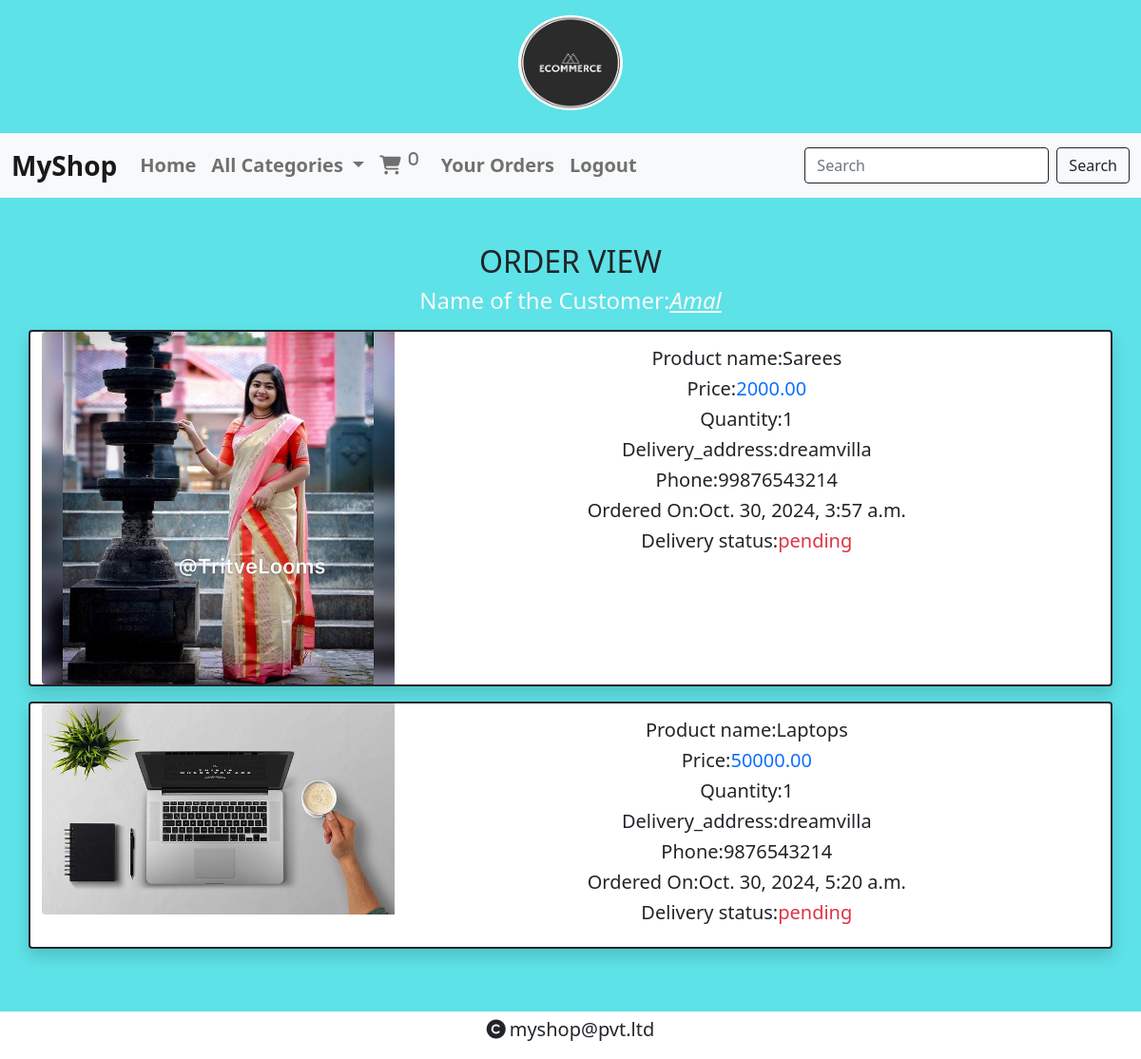
The page /cart/order_view (signed in) on the database its author committed.
### cart/models.py (models this page shows)
class Order_details(models.Model):
    product=models.ForeignKey(Product,on_delete=models.CASCADE)
    user=models.ForeignKey(User,on_delete=models.CASCADE)
    no_of_items=models.IntegerField()
    address=models.TextField()
    phoneno=models.BigIntegerField()
    pin=models.IntegerField()
    order_id=models.CharField(max_length=20,blank=True)
    ordered_date=models.DateTimeField(auto_now_add=True)
    payment_status=models.CharField(max_length=30,default="pending")
    delivery_status=models.CharField(max_length=20,default="pending")

### shop/models.py (models this page shows, shortened)
class Product(models.Model):
    name=models.CharField(max_length=20)
    desc=models.TextField()
    image=models.ImageField(upload_to="products")
    price=models.DecimalField(max_digits=10,decimal_places=2)
    stock=models.IntegerField()
    available=models.BooleanField(default=True)
    created=models.DateTimeField(auto_now_add=True) #one time
    updated=models.DateTimeField(auto_now=True) #change every time we update record
    category=models.ForeignKey(Category,on_delete=models.CASCADE)

### cart/views.py (the view)
# urls.py: path('order_view',views.order_view,name="order_view")
@login_required()
def order_view(request):
    u=request.user
    o=Order_details.objects.filter(user=u,payment_status="paid")
    print(o)
    context={'orders':o}
    return render(request,'order_view.html',context)

### cart/context_processors.py (called while the page is built)
def count_items(request):
    u=request.user
    count=0
    if request.user.is_authenticated:
        try:
          c=Cart.objects.filter(user=u)
          for i in c:
              count+=i.quantity
        except:
            count=0
    return{'c':count}

### shop/context_processors.py (called while the page is built)
def menu_links(request):
    c=Category.objects.all()
    return {'links':c}  # we can use this data globally across all webpages inside our app

### templates/order_view.html
{% extends 'base.html' %}
{% load static %}
{% block content %}
<div class="container mt-5" style="margin-bottom:100px;">
    <div class="row text-center">
<h2><center>ORDER VIEW</center></h2>
        <h4 class="text-center text-light mb-3">Name of the Customer:<i class="text-capitalize text-decoration-underline">{{user.username}}</i></h4>
        {% for i in orders %}
        <div class="card mb-3 mx-auto border border-2 border-dark shadow" style="max-width: 8000px;">
  <div class="row g-0">
    <div class="col-md-4">
      <img src="{{i.product.image.url}}" class="img-fluid rounded-start" alt="...">
    </div>
    <div class="col-md-8">
      <div class="card-body">
        <h5 class="card-title">Product name:{{i.product.name}}</h5>
          <h5 class="card-title">Price:<span class="text-primary">{{i.product.price}}</span></h5>
          <h5 class="card-title">Quantity:{{i.no_of_items}}</h5>
          <h5 class="card-title">Delivery_address:{{i.address}}</h5>
          <h5 class="card-title">Phone:{{i.phoneno}}</h5>
          <h5 class="card-title">Ordered On:{{i.ordered_date}}</h5>
        <h5 class="card-title">Delivery status:<span class="text-danger">{{i.delivery_status}}</span></h5>
      </div>
    </div>
  </div>
            </div>
        {% endfor %}
</div>
</div>
{% endblock %}

### templates/base.html (shortened to what this page needs)
<!DOCTYPE html>
{% load static %}
<html lang="en">
<head>
    <link href="https://cdn.jsdelivr.net/npm/bootstrap@5.0.2/dist/css/bootstrap.min.css" rel="stylesheet">
    <link rel="stylesheet" href="{% static 'css/style.css' %}">
  <link rel="stylesheet" href="https://cdnjs.cloudflare.com/ajax/libs/font-awesome/6.6.0/css/all.min.css" />
</head>
<body>
<header>
<div class="container-fluid text-center mt-3 mb-4">
    <img src="{% static 'images/logo1.jpg' %}" class="rounded-circle" height="100px" width="110px">
</div>
<nav class="navbar navbar-expand-lg navbar-light bg-light">
  <div class="container-fluid">
    <a class="navbar-brand fs-3 fw-bold" href="#">MyShop</a>
    <div class="collapse navbar-collapse" id="navbarSupportedContent">
      <ul class="navbar-nav me-auto mb-2 mb-lg-0 fs-5 fw-bold">
        <li class="nav-item">
          <a class="nav-link" aria-current="page" href="{% url 'shop:categories' %}">Home</a>
        </li>
        <li class="nav-item dropdown">
          <a class="nav-link dropdown-toggle" href="#" id="navbarDropdown" role="button" data-bs-toggle="dropdown" aria-expanded="false">
            All Categories
          </a>
        </li>
          {% if user.is_authenticated %}
          {% if user.is_superuser == False %}
          <li class="nav-item">
          <a class="nav-link" aria-current="page" href="{% url 'cart:cartview' %}"><i class="fa fa-shopping-cart" aria-hidden="true"><sup class="mx-2 fs-6">{{c}}</sup></i></a>
        </li>
          <li class="nav-item">
          <a class="nav-link" aria-current="page" href="{% url 'cart:order_view' %}">Your Orders</a>
        </li>
          {% endif %}
          <li class="nav-item">
          <a class="nav-link" aria-current="page" href="{% url 'shop:logout' %}">Logout</a>
        </li>
          {% endif %}
      </ul>
      <form class="d-flex" method="post" action="{% url 'search:search' %}">
        <input class="form-control me-2 border border-dark" type="search" name="q" placeholder="Search" aria-label="Search">
        <button class="btn btn-outline-dark" type="submit">Search</button>
      </form>
    </div>
  </div>
</nav>
</header>
<div class="container-fluid">
{% block content%}
{% endblock %}
</div>
<footer class="footer pt-1">
  <p class="text-center fs-5"><i class="fa fa-copyright me-1" aria-hidden="true"></i>myshop@pvt.ltd</p>
</footer>
</body>
</html>

### static/css/style.css (style rules this page uses)
body { background-color:#5DE2E7; }
.footer { position:fixed; bottom:0; left:0; background-color:white; width:100%; }

### rows shown on the page
Order_details: product.image (picture), product.name "Sarees", product.price "2000.00", no_of_items "1", address "dreamvilla", phoneno "99876543214", ordered_date "Oct. 30, 2024, 3:57 a.m.", delivery_status "pending"
Order_details: product.image (picture), product.name "Laptops", product.price "50000.00", no_of_items "1", address "dreamvilla", phoneno "9876543214", ordered_date "Oct. 30, 2024, 5:20 a.m.", delivery_status "pending"

### other values the page prints
{{ c }} "0"
{{ user.username }} "Amal"
